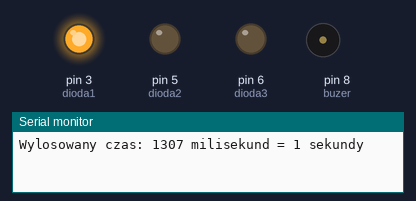
A sketch run on a simulated Arduino Uno, built with avr-gcc and run on an emulated ATmega328P. Shown: output pins drawn as LEDs (lit = HIGH), buzzer (waves = sounding), the last lines printed to the serial monitor. Random numbers use the default seed unless the sketch sets one.

Above: at 0.3 s.
At 4.48 s:
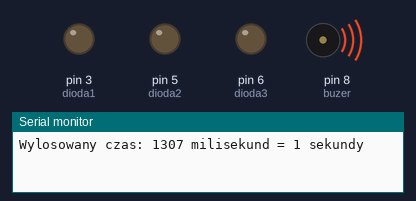
At 10.32 s:
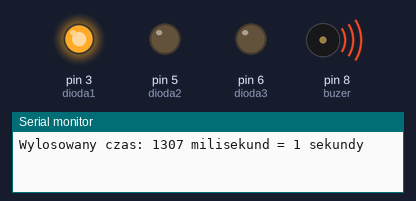
At 16.16 s:
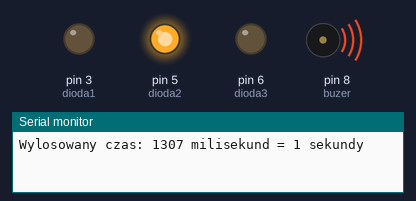
At 21.6 s:
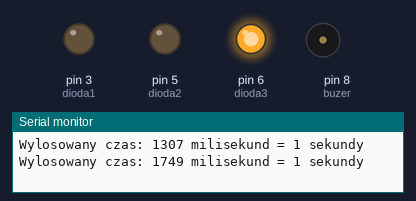
At 36.8 s:
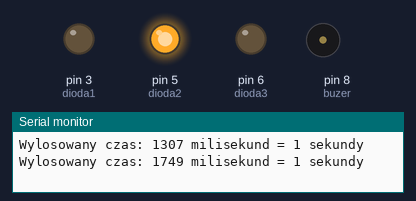
Timing chart, 0 to 40.0 s (numbered marks = the images above):
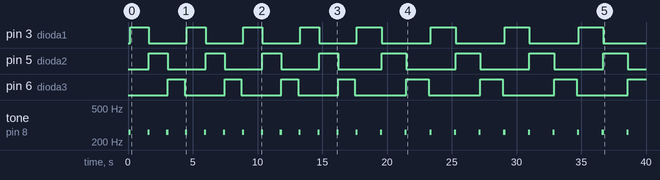

The sketch:

_3_3b.ino
```cpp
int dioda1 = 3;				// przyznanie etykiety dla numeru pinu
int dioda2 = 5;				// przyznanie etykiety dla numeru pinu
int dioda3 = 6;				// przyznanie etykiety dla numeru pinu
int buzer = 8;				// przyznanie etykiety dla numeru pinu

void playTone(int tone, int duration) 	// część odpowiedzialna za granie buzzera
{
  for (long i = 0; i < duration * 1000L; i += tone * 2)  // pętla for wykonywana do momentu
 {						// poprawności warunku
    digitalWrite(buzer, HIGH);		// ustaw stan wysoki – buzer gra
    delayMicroseconds(tone);		// oczekuj wartość „tone” wyrażoną w mikrosekundach
    digitalWrite(buzer, LOW);		// ustaw stan niski – cisza
    delayMicroseconds(tone);		// oczekuj wartość „tone” wyrażoną w mikrosekundach
  }
}

void setup()
{
  pinMode(dioda1, OUTPUT);		// ustawienie pinu jako wyjście
  digitalWrite(dioda1, LOW);		// ustawienie stanu niskiego – dioda nie świeci
  pinMode(dioda2, OUTPUT);		// ustawienie pinu jako wyjście
  digitalWrite(dioda2, LOW);		// ustawienie stanu niskiego – dioda nie świeci
  pinMode(dioda3, OUTPUT);		// ustawienie pinu jako wyjście
  digitalWrite(dioda3, LOW);		// ustawienie stanu niskiego – dioda nie świeci
  pinMode(buzer, OUTPUT);		// ustawienie pinu jako wyjście
  Serial.begin(9600);			// ustawienie prędkości transmisji
};

void loop()				// główna pętla
{
int x=random(500,2500);			//przypisanie zmiennej typu intiger wartości losowej z
						//przedziału (500,2500)
unsigned long int y=x/1000.0;		//przeliczenie na sekundy
Serial.print("Wylosowany czas: ");	//wyświetlenie tekstu
Serial.print(x);				//wyświetlenie wartości (x)
Serial.print(" milisekund = ");		//wyświetlenie tekstu
Serial.print(y);				//wyświetlenie wartości (y)
Serial.println(" sekundy");		//wyświetlenie tekstu
for (int i = 0; i < 4; i++)		//pętla for, wykonywana do momentu spełnienia warunku
{					//  przypisujemy „i” wartość 0, sprawdzamy czy jest mniejsza
					// od (i<4); następnie zwiększamy o 1 (i++)
playTone(1915, 150);		// wywołanie playTone z wartościami (1915,150)
digitalWrite(dioda1, HIGH);		// ustaw stan wysoki – dioda świeci
delay(x);				// odczekaj „x” milisekund
playTone(1915, 150);		// wywołanie playTone z wartościami (1915,150)
digitalWrite(dioda1, LOW);		// ustaw stan niski – dioda gaśnie
digitalWrite(dioda2, HIGH);		// ustaw stan wysoki - dioda świeci
delay(x);				// odczekaj „x” milisekund
playTone(1915, 150);		// wywołanie playTone z wartościami (1915,150)
digitalWrite(dioda2, LOW);		// ustaw stan niski – dioda gaśnie
digitalWrite(dioda3, HIGH);		// ustaw stan wysoki - dioda świeci
delay(x);				// odczekaj „x” milisekund
digitalWrite(dioda3, LOW);		// ustaw stan niski – dioda gaśnie
}
};
```

Measured:
- by itself, pin 3 (dioda1): goes 4 × (HIGH 1.5 s, LOW 2.9 s), 3 × (HIGH 1.9 s, LOW 3.8 s), HIGH 1.9 s, then LOW
- by itself, pin 5 (dioda2): goes 3 × (HIGH 1.5 s, LOW 2.9 s), HIGH 1.5 s, LOW 3.4 s, 3 × (HIGH 1.9 s, LOW 3.8 s), HIGH 1.9 s, then LOW
- by itself, pin 6 (dioda3): goes 3 × (HIGH 1.3 s, LOW 3.1 s), HIGH 1.3 s, 3 × (LOW 4.0 s, HIGH 1.7 s), LOW 4.0 s, then HIGH
- by itself, tone on pin 8 (buzer): plays 259 Hz for 0.16 s, 261 Hz for 0.16 s, 261 Hz for 0.16 s, 261 Hz for 0.16 s, 261 Hz for 0.16 s, 261 Hz for 0.16 s … (24 notes in this stretch)
